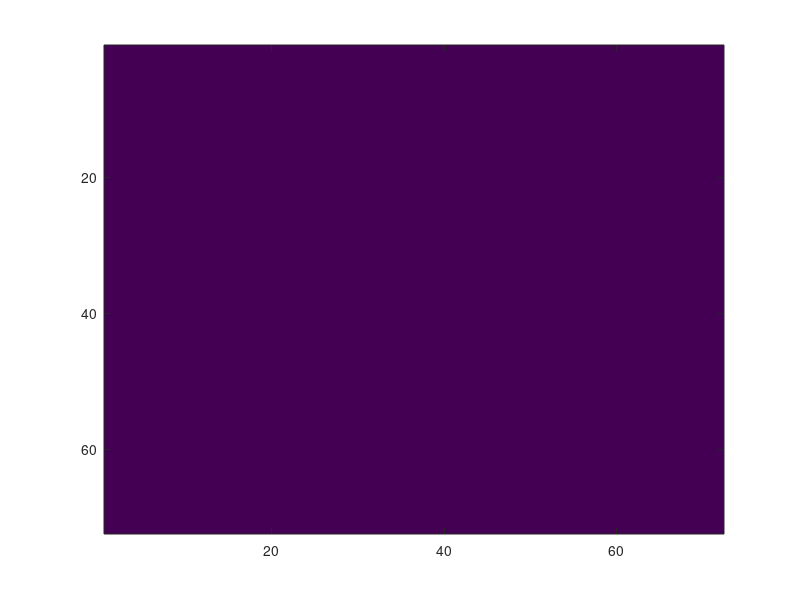
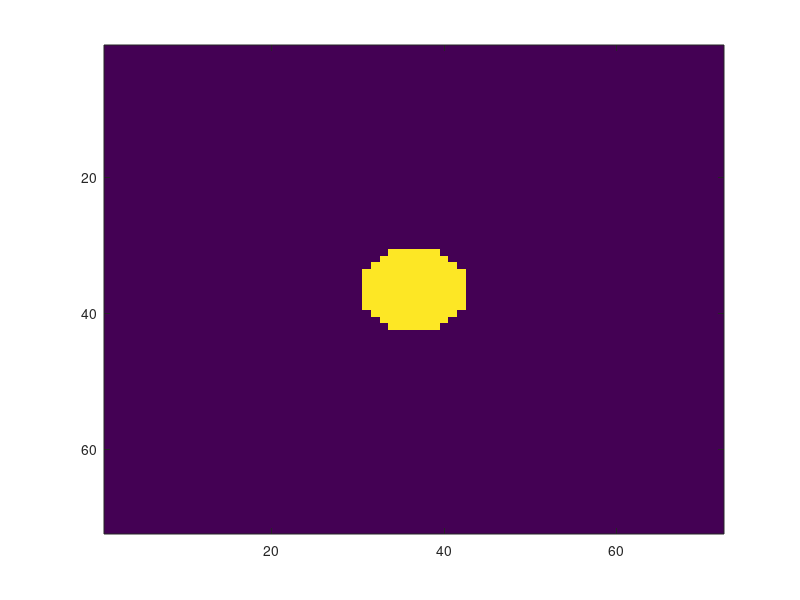
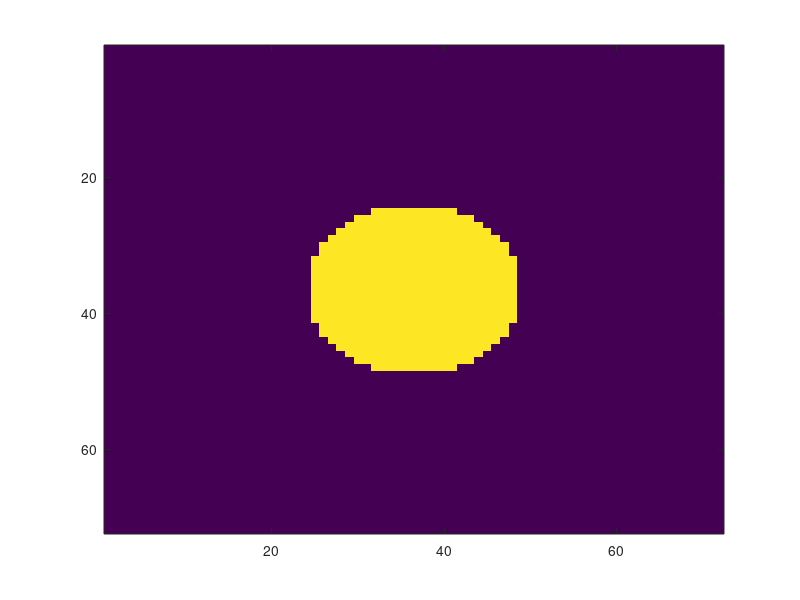
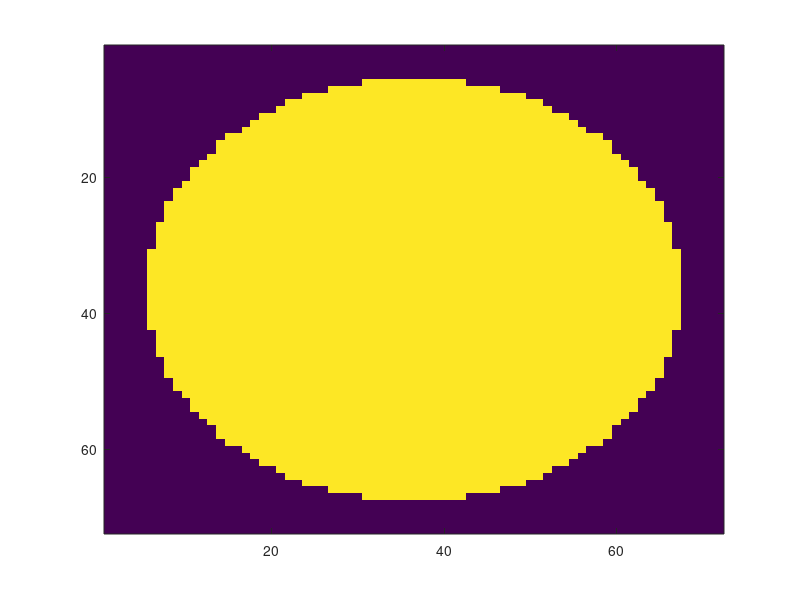

MATLAB code for these plots, in order: (Note: this script raises an error after producing the figures.)
clear all

% xsz = 128;
xsz = 128;
ysz = xsz*9/16;
dist = 20;
width = 50;
widthdeg = 2*atand(0.5*width/dist)
degperpix = widthdeg/xsz

duration = 1;
framerate = 60;
isi = 1.5;

sfrange = [0.08];
tfrange = [0];
% radiusRangeCent = [0 5 10];
% radiusRangeSurr = [0  25 25 25];
totalRangeCS = [0 5 10 5 10 5 10;0 0 0 25 25 25 25];
CenterOn = [0 5 10 5 10 0 0];
SurroundOn = [0 0 0 25 25 25];
phaserange = linspace(0,2*pi,25); phaserange=phaserange(1:12);  %%%cmn
contrastRange = [1];
nthetaCent = 2;
nthetaSurr = 2;
nx = 1; ny =1;

randomOrder=1;
randomTheta=0;
randomPhase=0;
binarize=1;
blank=0;

totalduration = length(sfrange)*length(contrastRange)*length(tfrange)*length(totalRangeCS)*length(phaserange)*nthetaCent*nthetaSurr*nx*(isi+duration);
% totalduration = length(sfrange)*length(contrastRange)*length(tfrange)*length(radiusRangeCent)*length(radiusRangeSurr)*length(phaserange)*nthetaCent*nthetaSurr*nx*(isi+duration);
sprintf('total duration %0.2f min',totalduration/60)
numtr = length(sfrange)*length(contrastRange)*length(tfrange)*length(totalRangeCS)*length(phaserange)*nthetaCent*nthetaSurr*nx;

blockwidth = ysz;
% xposrange = [1 xsz - blockwidth];
xposrange = xsz/4;
yposrange = 1;

[x y] =meshgrid(1:blockwidth,1:blockwidth);
xgrid=(x-mean(x(:))); ygrid=(y-mean(y(:)));
x = xgrid*degperpix; y=ygrid*degperpix;

for r=1:length(totalRangeCS)
    %%%for use if sizes are in pixels
    % g = (exp(-0.5*(x.^2 +y.^2)/radiusRange(r)^2));
    % g(g<1/128)=0;
    %%%for use if sizes are in degrees
    %     g = (exp(-0.5*(x.^2 +y.^2)/(radiusRange(r))^2));
    %     g(g<1/2)=0;

%     %alternative for disk
    gCenter = zeros(size(x));
    gCenter(x.^2+y.^2 < CenterOn(1,r).^2 ) = 1;
    gSurr = zeros(size(x));
    gSurr(x.^2+y.^2 > totalRangeCS(1,r).^2 & x.^2+y.^2 < totalRangeCS(2,r).^2) = 1;

    %%% option for disk rather than gaussian envelope
    %%% g = sqrt(x.^2 + y.^2)<radiusRange(r);
    gaussianCent{r}=gCenter;
    gaussianSurr{r}=gSurr;
    figure
    imagesc(gaussianCent{r}+gaussianSurr{r},[0 1]);
end
%%
% for r=1:length(radiusRangeCent)
%     %%%for use if sizes are in pixels
%     % g = (exp(-0.5*(x.^2 +y.^2)/radiusRange(r)^2));
%     % g(g<1/128)=0;
%     %%%for use if sizes are in degrees
%     %     g = (exp(-0.5*(x.^2 +y.^2)/(radiusRange(r))^2));
%     %     g(g<1/2)=0;
% 
% %     %alternative for disk
%     g = zeros(size(x));
%     g(x.^2+y.^2<radiusRangeCent(r).^2  ) = 1;
% 
%     %%% option for disk rather than gaussian envelope
%     %%% g = sqrt(x.^2 + y.^2)<radiusRange(r);
%     gaussianCent{r}=g;
%     figure
%     imagesc(gaussianCent{r},[0 1]);
% end
% 
% for r=1:length(radiusRangeSurr)
%     %%%for use if sizes are in pixels
%     % g = (exp(-0.5*(x.^2 +y.^2)/radiusRange(r)^2));
%     % g(g<1/128)=0;
%     %%%for use if sizes are in degrees
% %     g = (exp(-0.5*(x.^2 +y.^2)/(radiusRange(r))^2));
% %     g(g<1/2)=0;
% 
% 
% %     %alternative for disk
%     g = zeros(size(x));
%     g(x.^2+y.^2 <radiusRangeSurr(r).^2 & x.^2+y.^2>radiusRangeCent(r+1).^2) = 1;
% 
%     %%% option for disk rather than gaussian envelope
%     %%% g = sqrt(x.^2 + y.^2)<radiusRange(r);
%     gaussianSurr{r}=g;
%     figure
%     imagesc(gaussianSurr{r},[0 1]);
% end

thetarangeCent = linspace(0, pi,nthetaCent+1);
thetarangeCent = thetarangeCent(1:end-1);
thetarangeSurr = linspace(0, pi,nthetaSurr+1);
thetarangeSurr = thetarangeSurr(1:end-1);

innerSurr = zeros(1,numtr);
trial=0;
for n= 1:length(thetarangeCent);
    for i = 1:length(xposrange);
        for j = 1:length(totalRangeCS) %length(radiusRangeCent);
            for k = 1:length(sfrange);
                for l = 1:length(tfrange);
                    for m= 1:length(phaserange);
                        for o = 1:length(contrastRange)
                            for p = 1:length(thetarangeSurr)
%                                 for q = 1:length(radiusRangeSurr)
                        
                                    trial = trial+1;
                                    xpos(trial) = xposrange(i); ypos(trial)=yposrange(1); radiusCent(trial)=j;
                                    sf(trial)=sfrange(k); tf(trial)=tfrange(l);
                                    phase(trial) = phaserange(m); thetaCent(trial) = thetarangeCent(n);
                                    contrasts(trial) = contrastRange(o); radiusSurr(trial)=j;
                                    if randomTheta
                                        thetaCent(trial) = rand*2*pi;
                                        thetaSurr(trial) = rand*2*pi;
                                    end
                                    if randomPhase
                                        phase(trial) = rand*pi;
                                    end
%                                     if j < floor(length(totalRangeCS)/2)
                                        thetaSurr(trial) = thetarangeSurr(n);
%                                     else
%                                         thetaSurr(trial) = thetarangeSurr(2);
%                                     end
                                    trialID(trial) = j;
%                                         
%                                 end
                            end
                        end
                    end
                end
            end
        end
    end
end

if randomOrder
order = randperm(trial);
xpos = xpos(order); ypos=ypos(order); sf =sf(order); tf=tf(order); phase=phase(order); thetaCent=thetaCent(order);thetaSurr=thetaSurr(order);radiusCent = radiusCent(order);radiusSurr = radiusSurr(order); contrasts = contrasts(order);
end

moviedata = zeros(xsz,ysz,trial*(duration+isi)*framerate,'uint8')+128;
for tr = 1:trial
    tr
    phCent = (x*cos(thetaCent(tr)) + y*sin(thetaCent(tr)))*2*pi*sf(tr) + phase(tr);
    phSurr = (x*cos(thetaSurr(tr)) + y*sin(thetaSurr(tr)))*2*pi*sf(tr) + phase(tr);
    if thetaCent(tr)~=2*pi
        for t = 1:duration*framerate;
            frame = uint8(0.5*255*(((cos(phCent + 2*pi*t*tf(tr)/framerate).*(gaussianCent{radiusCent(tr)})) + (cos(phSurr + 2*pi*t*tf(tr)/framerate).*(gaussianSurr{radiusSurr(tr)}))   )*contrasts(tr)+1));
            moviedata(xpos(tr):xpos(tr)+blockwidth-1, ypos(tr):ypos(tr)+blockwidth-1,(tr-1)*duration*framerate +tr*isi*framerate+t) = frame;
        end
    end
end

if binarize
moviedata(moviedata>128)=255;
moviedata(moviedata<128)=0;
end

moviedata = moviedata(1:xsz,1:ysz,:);
%%
% % %%%preview 1/10 of movie
% figure
% for i = 1:length(moviedata)/10
%     i
% imshow(moviedata(:,:,i));
% drawnow
% end
% 
% %%%play a single stimulus
% figure
% stim = 10;
% for i = 31+60*(stim-1):60+60*(stim-1)
%     imshow(moviedata(:,:,i))
%     drawnow
% end
% 
% %%%look at frame i - (i-1) to see change
% i=i+1;
% imshow(moviedata(:,:,i)-moviedata(:,:,i-1))
% drawnow
% 
% %%%look at single frame
% imshow(moviedata(:,:,end)) 
% drawnow

% save sizeSelect2sf8sz26min moviedata xpos ypos tf sf phase theta framerate duration isi nx ny radius radiusRange contrasts order totalduration sizeVals
save patchonpatch14min moviedata xpos ypos tf sf phase thetaCent framerate duration isi nx ny radiusCent radiusSurr CenterOn SurroundOn totalRangeCS contrasts order totalduration -v7.3
%%

for tr = 1:24:trial
    tr
    phCent = (x*cos(thetaCent(tr)) + y*sin(thetaCent(tr)))*2*pi*sf(tr) + phase(tr);
    phSurr = (x*cos(thetaSurr(tr)) + y*sin(thetaSurr(tr)))*2*pi*sf(tr) + phase(tr);
%     if thetaCent(tr)~=2*pi || thetaSurr(tr) ~=2*pi
        for t = 1:duration*framerate;
            frame = uint8(0.5*255*(((cos(phCent + 2*pi*t*tf(tr)/framerate).*(gaussianCent{radiusCent(tr)})) + (cos(phSurr + 2*pi*t*tf(tr)/framerate).*(gaussianSurr{radiusSurr(tr)}))   )*contrasts(tr)+1));
        end
%     end
    figure; imagesc(frame);
end